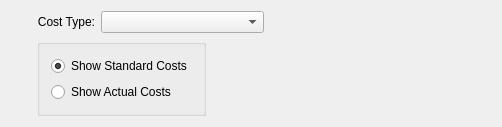
<?xml version="1.0" encoding="UTF-8"?>
<ui version="4.0">
 <comment>This file is part of the xTuple ERP: PostBooks Edition, a free and
open source Enterprise Resource Planning software suite,
Copyright (c) 1999-2018 by OpenMFG LLC, d/b/a xTuple.
It is licensed to you under the Common Public Attribution License
version 1.0, the full text of which (including xTuple-specific Exhibits)
is available at www.xtuple.com/CPAL.  By using this software, you agree
to be bound by its terms.</comment>
 <class>dspItemCostDetail</class>
 <widget class="QWidget" name="dspItemCostDetail">
  <property name="geometry">
   <rect>
    <x>0</x>
    <y>0</y>
    <width>502</width>
    <height>126</height>
   </rect>
  </property>
  <property name="windowTitle">
   <string>Detailed Item Costs</string>
  </property>
  <layout class="QHBoxLayout" name="horizontalLayout_3">
   <item>
    <layout class="QVBoxLayout" name="verticalLayout">
     <item>
      <widget class="ItemCluster" name="_item"/>
     </item>
     <item>
      <spacer>
       <property name="orientation">
        <enum>Qt::Vertical</enum>
       </property>
       <property name="sizeType">
        <enum>QSizePolicy::Expanding</enum>
       </property>
       <property name="sizeHint" stdset="0">
        <size>
         <width>20</width>
         <height>0</height>
        </size>
       </property>
      </spacer>
     </item>
    </layout>
   </item>
   <item>
    <layout class="QVBoxLayout" name="verticalLayout_3">
     <item>
      <layout class="QHBoxLayout" name="horizontalLayout_2">
       <item>
        <widget class="QLabel" name="_costTypeLit">
         <property name="text">
          <string>Cost Type:</string>
         </property>
         <property name="alignment">
          <set>Qt::AlignRight|Qt::AlignTrailing|Qt::AlignVCenter</set>
         </property>
        </widget>
       </item>
       <item>
        <widget class="XComboBox" name="_costType">
         <property name="sizePolicy">
          <sizepolicy hsizetype="Expanding" vsizetype="Fixed">
           <horstretch>0</horstretch>
           <verstretch>0</verstretch>
          </sizepolicy>
         </property>
        </widget>
       </item>
      </layout>
     </item>
     <item>
      <layout class="QHBoxLayout" name="horizontalLayout">
       <item>
        <widget class="QGroupBox" name="_costTypeGroup">
         <property name="sizePolicy">
          <sizepolicy hsizetype="Preferred" vsizetype="Preferred">
           <horstretch>0</horstretch>
           <verstretch>0</verstretch>
          </sizepolicy>
         </property>
         <property name="title">
          <string/>
         </property>
         <property name="alignment">
          <set>Qt::AlignRight</set>
         </property>
         <layout class="QVBoxLayout" name="verticalLayout_2">
          <item>
           <widget class="QRadioButton" name="_standardCosts">
            <property name="text">
             <string>Show Standard Costs</string>
            </property>
            <property name="checked">
             <bool>true</bool>
            </property>
           </widget>
          </item>
          <item>
           <widget class="QRadioButton" name="_actualCosts">
            <property name="text">
             <string>Show Actual Costs</string>
            </property>
           </widget>
          </item>
         </layout>
        </widget>
       </item>
       <item>
        <spacer>
         <property name="orientation">
          <enum>Qt::Horizontal</enum>
         </property>
         <property name="sizeType">
          <enum>QSizePolicy::Expanding</enum>
         </property>
         <property name="sizeHint" stdset="0">
          <size>
           <width>20</width>
           <height>20</height>
          </size>
         </property>
        </spacer>
       </item>
      </layout>
     </item>
     <item>
      <spacer name="spacer">
       <property name="orientation">
        <enum>Qt::Vertical</enum>
       </property>
       <property name="sizeType">
        <enum>QSizePolicy::Expanding</enum>
       </property>
       <property name="sizeHint" stdset="0">
        <size>
         <width>20</width>
         <height>0</height>
        </size>
       </property>
      </spacer>
     </item>
    </layout>
   </item>
   <item>
    <spacer name="horizontalSpacer">
     <property name="orientation">
      <enum>Qt::Horizontal</enum>
     </property>
     <property name="sizeHint" stdset="0">
      <size>
       <width>0</width>
       <height>20</height>
      </size>
     </property>
    </spacer>
   </item>
  </layout>
 </widget>
 <layoutdefault spacing="6" margin="11"/>
 <customwidgets>
  <customwidget>
   <class>ItemCluster</class>
   <extends>QWidget</extends>
   <header>itemcluster.h</header>
   <container>1</container>
  </customwidget>
  <customwidget>
   <class>XComboBox</class>
   <extends>QComboBox</extends>
   <header>xcombobox.h</header>
  </customwidget>
 </customwidgets>
 <tabstops>
  <tabstop>_item</tabstop>
  <tabstop>_costType</tabstop>
  <tabstop>_standardCosts</tabstop>
 </tabstops>
 <resources/>
 <connections/>
</ui>
